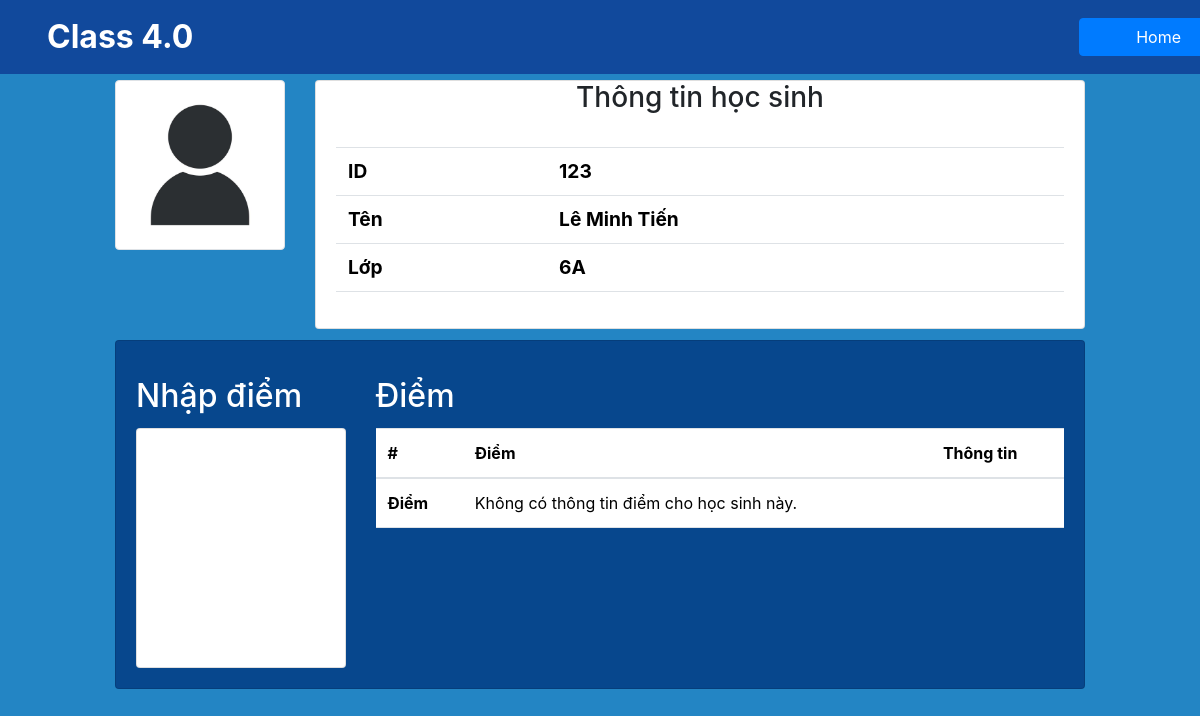
Screenshot of /home/6A/123/ with the database file from the repository.
### CM/models.py (models this page shows, shortened)
class Student(models.Model):
    id = models.IntegerField(primary_key=True)
    full_name = models.CharField(max_length=100,blank=False, null=False)
    classroom = models.ForeignKey(SM_Classroom, on_delete=models.CASCADE, related_name='student') # cho phép classroom truy vấn được các student của mình

### SM/models.py (models this page shows)
class Classroom(models.Model):
    name = models.CharField(primary_key=True,max_length=100)
    manager = models.ForeignKey('app_User.Teacher', on_delete=models.CASCADE,related_name='classroom') # 1 lớp chỉ có 1 giáo viên và ngược lại
    subjects = models.ManyToManyField(Subject,blank=True, related_name='classrooms') # choise từ subject
    def __str__(self):
        return self.name

### CM/views.py (the view)
# urls.py: path('<str:classroom>/<int:student>/', views.studentMark_inSubject, name= 'studentMark_inSubject'),
def studentMark_inSubject(request,classroom,student):
    classroom = get_object_or_404(SM_Classroom, name=classroom)
    period = get_period()
    student = get_object_or_404(Student, pk=student)
    if not period:
        messages.error(request, 'Lỗi: Bạn đang KHÔNG trong giờ dạy.')
    else:
        now_subject = get_subject(classroom=classroom, period= period)
        mark_record = Mark.objects.filter(student=student, subject=now_subject).first()
        context = {
            'student': student,
            'subject': now_subject,
            'mark_record': mark_record,
            'classroom':classroom
        }
    return render(request, 'details.html', context)

### CM/views.py (called while the page is built)
def get_period():
    now = datetime.now().time()  # Lấy chỉ thời gian, không lấy ngày
    lesson = LessonTime.objects.filter(start_time__lte=now, end_time__gte=now).first()
    if lesson:
        return f"{lesson.period}"
    else:
        return "Hiện tại không phải thời gian học."

def get_subject(classroom, period):
    classroom = get_object_or_404(SM_Classroom, name=classroom)
    day_number = datetime.now().weekday()
    daily_schedule = DailySchedule.objects.filter(classroom=classroom, day_of_week=day_number).first()
    if not daily_schedule:
        return False
    else:
        schedule_entry = ScheduleEntry.objects.filter(daily_schedule=daily_schedule, period__period=period).first()
        if not schedule_entry:
            return False
    return schedule_entry.subject

### CM/templates/details.html (shortened to what this page needs)
{% extends "base.html" %}
{% load static %}
{% block content %}
<div class="row">
    <div class="col-1"></div>
    <div class="col-2">
        <img src="{% static "illustration-of-human-icon-user-symbol-icon-modern-design-on-blank-background-free-vector.jpg" %}" class="img-thumbnail" alt="...">
    </div>
    <div class="col-8">
        <div class="card">
            <h3 class="card-title text-center">Thông tin học sinh</h3>
            <div class="card-body">
                <table class="table">
                    <tbody>
                    <tr>
                        <th class="display-6 font-weight-bold" style="font-size: 1.2em" scope="row">ID</th>
                        <td class="display-6 font-weight-bold" style="font-size: 1.2em">{{ student.id }}</td>
                    </tr>
                    <tr>
                        <th class="display-6 font-weight-bold" style="font-size: 1.2em" scope="row">Tên</th>
                        <td class="display-6 font-weight-bold" style="font-size: 1.2em">{{ student.full_name }}</td>
                    </tr>
                    <tr>
                        <th class="display-6 font-weight-bold" style="font-size: 1.2em" scope="row">Lớp</th>
                        <td class="display-6 font-weight-bold" style="font-size: 1.2em">{{ student.classroom }}</td>
                    </tr>
                    </tbody>
                </table>
            </div>
        </div>
    </div>
    <div class="col-1"></div>
</div>
<div class="row" style="margin-top: 1%">
    <div class="col-1"></div>
    <div class="col-10">
        <div class="card" style="background-color: #07478D">
            <div class="card-body row">
                <div class="col-3">
                    <h2 class="card-title text-white" style="margin-top: 1rem;">Nhập điểm</h2>
                    <div class="card" style="height: 15rem">
                    </div>
                </div>
                <div class="col-9">
                    <h2 class="card-title text-white" style="margin-top: 1rem;">Điểm</h2>
                    <table class="table">
                        <thead>
                            <tr>
                                <th scope="col">#</th>
                                <th scope="col">Điểm</th>
                                <th scope="col">Thông tin</th>
                            </tr>
                        </thead>
                        <tbody>
                            {% if mark_record %}
                                {% for mark in mark_record.Mark %}
                                    <tr>
                                        <th scope="row">Điểm</th>
                                        <td>{{ mark.Mark }}</td>
                                        <td></td>
                                    </tr>
                                {% endfor %}
                            {% else %}
                                    <tr>
                                        <th scope="row">Điểm</th>
                                        <td>Không có thông tin điểm cho học sinh này.</td>
                                        <td></td>
                                    </tr>
                            {% endif %}
                        </tbody>
                    </table>
                </div>
            </div>
        </div>
    </div>
    <div class="col-1"></div>
</div>
{% endblock content %}

### templates/base.html (style rules this page uses)
body { margin: 0; padding: 0; height: 100vh; width: 100vw; overflow-x: hidden; }

### rows the page displays
Student: id "123", full_name "Lê Minh Tiến", classroom "6A"
